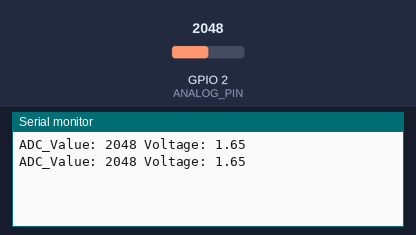
Simulated run of this program. Board: Seeed XIAO ESP32-S3. Shown: the last lines printed to the serial monitor. The inputs (shaded band) are chosen by the test bench; at power-on: GPIO 2 (ANALOG_PIN) = 2048.

Above: at 1.8 s.
1.9 s: GPIO 2 (ANALOG_PIN) set to 2866
At 2.7 s:
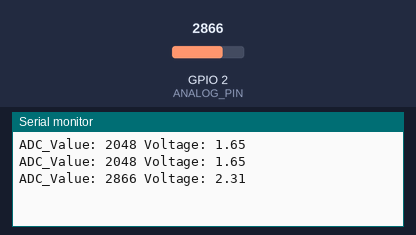
3.4 s: GPIO 2 (ANALOG_PIN) set to 3603
At 4.8 s:
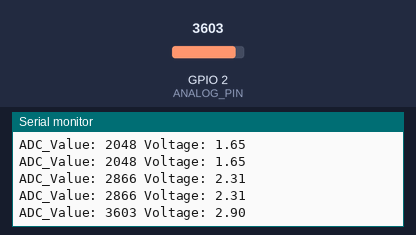
Timing chart, 0 to 6.4 s (numbered marks = the images above; inputs shaded):
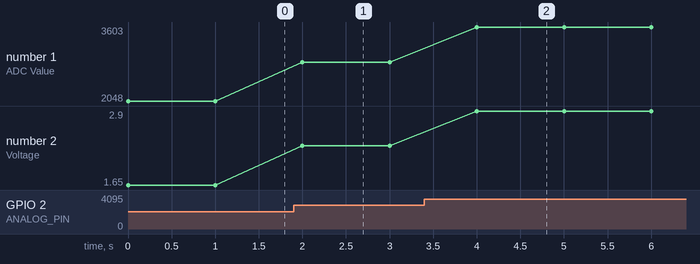

The program:

main.cpp
```cpp
#include <Arduino.h>

// Define the ANALOG_PIN if it's not defined
#define ANALOG_PIN D1 // Replace A0 with your actual analog pin if different

// Function declaration
int myFunction(int, int);

void setup()
{
  // Setup code here, to run once:
  int result = myFunction(2, 3);

  pinMode(ANALOG_PIN, INPUT);
  Serial.begin(9600); // Initialize serial communication at 9600 bits per second
}

void loop()
{
  // Main code here, to run repeatedly:
  int analogValue = analogRead(ANALOG_PIN); // Read the analog value
  float Voltage = 3.3 * (analogValue / 4095.0);

  Serial.print("ADC_Value: ");
  Serial.print(analogValue);
  Serial.print(" Voltage: ");
  Serial.println(Voltage); // 'println' adds a new line at the end
  delay(1000);             // Wait for a second
}

// Function definition
int myFunction(int x, int y)
{
  return x + y;
}
```

Measured:
- after the input at 1.9 s, the serial monitor: prints a new line after 0.10 s (image 1)
- after the input at 3.4 s, the serial monitor: prints a new line after 0.60 s (image 2)
- plotted number 1: 2048 → 2866 after the input at 1.9 s, 2866 → 3603 after the input at 3.4 s
- plotted number 2: 1.65 → 2.31 after the input at 1.9 s, 2.31 → 2.9 after the input at 3.4 s
